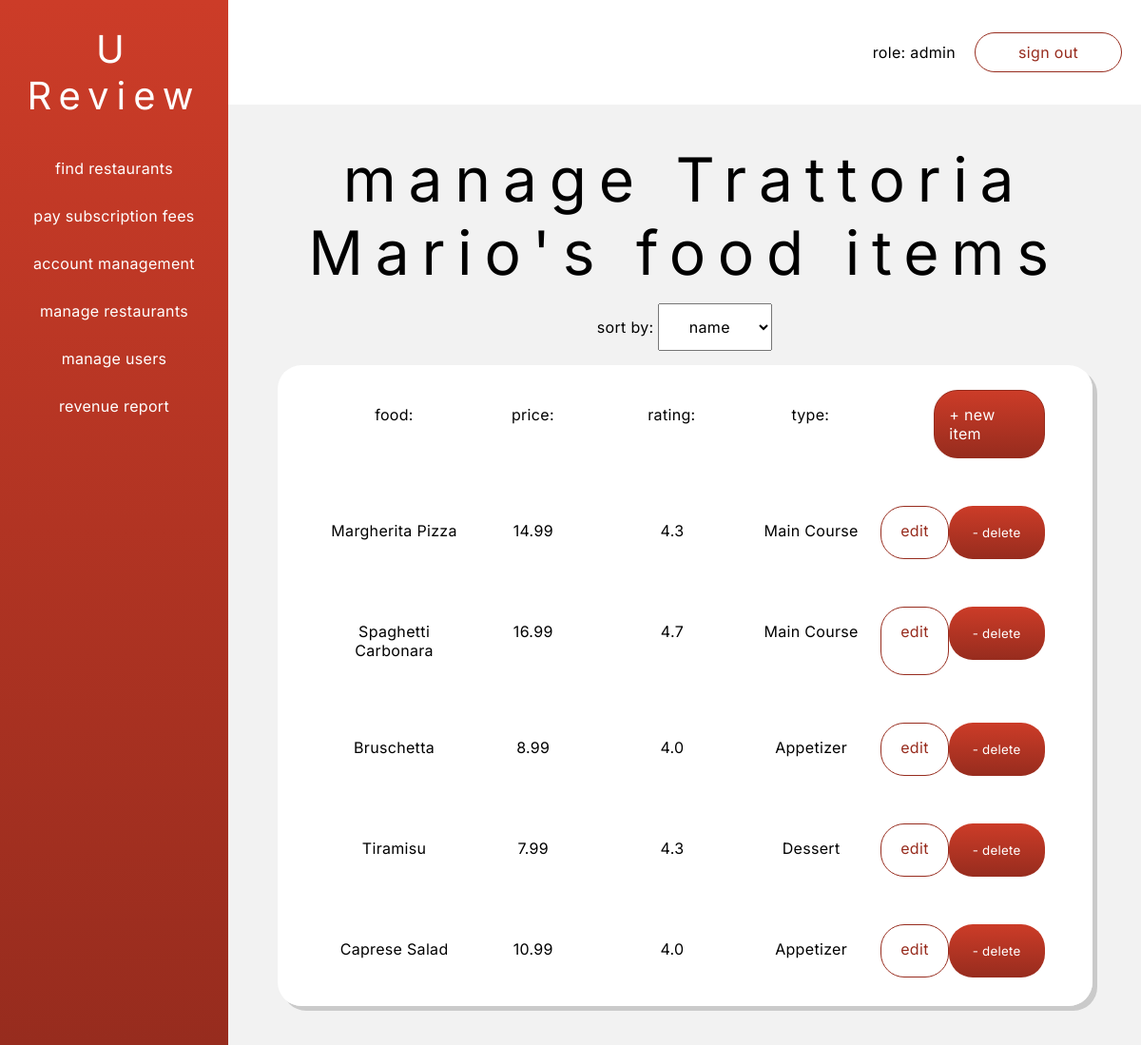
The page /phpViews/viewFoodItem.php?restaurant_id=1 (signed in) on the database its author committed.
### tables this page shows
CREATE TABLE IF NOT EXISTS `restaurant` (
  `restaurant_id` int NOT NULL AUTO_INCREMENT,
  `restaurant_name` varchar(30) NOT NULL,
  `description` varchar(60) NOT NULL,
  `address` varchar(120) NOT NULL,
  `owner_name` varchar(30) NOT NULL,
  `phone` varchar(12) NOT NULL,
  `email` varchar(60) NOT NULL,
  `type` varchar(60) NOT NULL,
  `user_id` int NOT NULL,
  PRIMARY KEY (`restaurant_id`),
  KEY `user_id` (`user_id`)
);

CREATE TABLE IF NOT EXISTS `food` (
  `food_id` int NOT NULL AUTO_INCREMENT,
  `name` varchar(60) NOT NULL,
  `description` varchar(120) NOT NULL,
  `type` varchar(30) NOT NULL,
  `price` decimal(8,2) NOT NULL,
  `restaurant_id` int NOT NULL,
  PRIMARY KEY (`food_id`),
  KEY `restaurant_id` (`restaurant_id`)
);

### phpViews/viewFoodItem.php (the view, shortened to what this page needs)
<!DOCTYPE html>
<html lang="en">
<head>
    <link rel="stylesheet" href="../styles.css">
</head>
<body>
    <div class="dashboard-container">
        <div class="dashboard-left-container">
            <h1 class="dashboard-nav-title">U Review</h1>
            <?php
                require_once "../components/dashboardleftContainer.php";
            ?>
        </div>
        <div class="dashboard-right-container">
            <?php
                require_once "../components/dashboardNavBar.php";
            ?>
            <div class="dashboard-main">
                <?php
                    $restaurant_id = $_GET['restaurant_id'];
                    $conn = new mysqli($hn,$un,$pw,$db);
                    $query = "SELECT * FROM restaurant WHERE restaurant_id =$restaurant_id";
                    $result = $conn->query($query);
                    if($result->num_rows > 0){
                        while($row = $result->fetch_array(MYSQLI_ASSOC)){
                            echo "<div class='title'>manage $row[restaurant_name]'s food items</div>";
                        }
                    }
                    else{
                        echo "No data found <br>";
                    }
                ?>
                <label for="sortby">sort by:
                    <select name="sortby" id="sortby">
                        <option value="name">name</option>
                    </select>
                </select></label>
                <div class="dashboard-list-container">
                    <ul>
                        <li class="restaurant-list-item header-list-item">
                            <p>food:</p>
                            <p>price:</p>
                            <p>rating:</p>
                            <p>type:</p>
                            <a href="addNewFoodItemAdmin.html" id="new-restaurant-btn">+ new item</a>
                        </li>
                        <?php
                            $restaurant_id = $_GET['restaurant_id'];
                            $conn = new mysqli($hn,$un,$pw,$db);
                            $query = "SELECT * FROM food WHERE restaurant_id=$restaurant_id";
                            $result = $conn->query($query);
                            if($result->num_rows > 0){
                                while($row = $result->fetch_array(MYSQLI_ASSOC)){
                                    $query = "SELECT ROUND(AVG(Rating),1) as avg FROM review WHERE food_id=$row[food_id]";
                                    $ratingResult = $conn->query($query);
                                    $ratingRow = $ratingResult->fetch_array(MYSQLI_ASSOC);
                                    $rating = 'N/A';
                                    if($ratingRow['avg'] !== null){
                                        $rating = $ratingRow['avg'];
                                    }
                                    echo <<< _END
                                            <li class="restaurant-list-item header-list-item">
                                                <p>$row[name]</p>
                                                <p>$row[price]</p>
                                                <p>$rating</p>
                                                <p>$row[type]</p>
                                                <a href="updateFoodItem.php?food_id=$row[food_id]&restaurant_id=$restaurant_id">edit</a>
                                                <form action='deleteFoodItem.php' method='post'>
                                                    <input type='hidden' name='delete' value='yes'>
                                                    <input type='hidden' name='food_id' value='$row[food_id]'>
                                                    <input type='hidden' name='restaurant_id' value='$restaurant_id'>
                                                    <input class="delete-btn" type='submit' value='- delete'>
                                                </form>
                                            </li>
                                    _END;
                                }
                            }
                            else{
                                echo "No data found <br>";
                            }
                        ?>
                    </ul>
                </div>
            </div>
    </div>
</body>
</html>

### styles.css (style rules this page uses)
:root { --white: white; --lightRed: #cc3c28; --darkRed: #972c1e; --redGradient: linear-gradient( var(--lightRed), var(--darkRed) ); --lightgrey: #f2f2f2; --darkgrey:#cacaca; }
* { font-family: "Inter", sans-serif; letter-spacing: .02em; font-weight: normal; scroll-behavior: smooth; }
body { height: 100vh; width: 100vw; margin:0; padding:0; display: flex; flex-direction: column; justify-content: center; align-items: center; }
.title { font-size: 64px; letter-spacing: .2em; text-align: center; }
.dashboard-container { width: 100vw; height: 100vh; margin: 0; padding: 0; display:flex; }
.dashboard-left-container { width: 20%; background:var(--redGradient); height: 100%; overflow: scroll; scroll-behavior: smooth; }
.dashboard-right-container { width: 80%; height: 100%; }
.dashboard-main { height: 90%; background-color: var(--lightgrey); display: flex; flex-direction: column; align-items: center; gap: 15px; padding:15px; padding-top: 40px; box-sizing: border-box; }
.dashboard-nav-title { font-size: 40px; text-align: center; color: var(--white); letter-spacing: 0.2em; }
#sortby { width: 120px; height: 50px; font-size: 16px; text-align: center; }
.dashboard-list-container { width: 90%; height: 70%; border-radius: 25px; background-color: white; box-shadow: 5px 5px var(--darkgrey); padding: 10px; overflow: scroll; }
.restaurant-list-item { width: 95%; display: flex; justify-content: space-between; margin-bottom: 20px; }
.header-list-item { margin-bottom: 50px; }
.restaurant-list-item > p { width: 150px; text-align: center; }
.restaurant-list-item > a { padding: 15px 20px; color: var(--darkRed); border: 1px solid var(--darkRed); border-radius: 25px; }
.delete-btn { display: block; padding: 20px 25px; background: var(--redGradient); border: none; color: var(--white); border-radius: 25px; }
#new-restaurant-btn { padding: 15px; background: var(--redGradient); color: white; border-radius: 25px; font-size: 16px; text-decoration: none; }
li > a { text-decoration: none; }
ul > li { list-style: none; }

### rows shown on the page
restaurant: restaurant_name "Trattoria Mario"
food: name "Margherita Pizza", price "14.99", rating "4.3", type "Main Course"
food: name "Spaghetti Carbonara", price "16.99", rating "4.7", type "Main Course"
food: name "Bruschetta", price "8.99", rating "4.0", type "Appetizer"
food: name "Tiramisu", price "7.99", rating "4.3", type "Dessert"
food: name "Caprese Salad", price "10.99", rating "4.0", type "Appetizer"

### other values the page prints
$role "admin"
